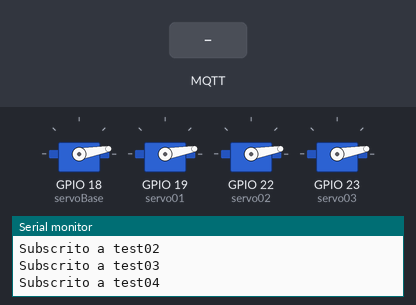
Recording of a sketch running on a simulated ESP32. Shown: 4 × servo, the last lines printed to the serial monitor. The inputs (shaded band) are chosen by the test bench. WiFi joins after 1.5 s; servers stay silent unless stated; no MQTT or app messages arrive unless stated.

Above: at 2.7 s.
2.8 s: MQTT message "test01" arrives on the first subscribed topic
At 3.9 s:
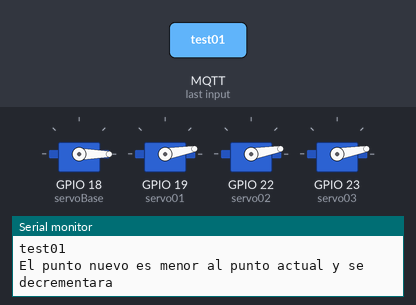
4.3 s: MQTT message "1" arrives on the first subscribed topic
At 5.3 s:
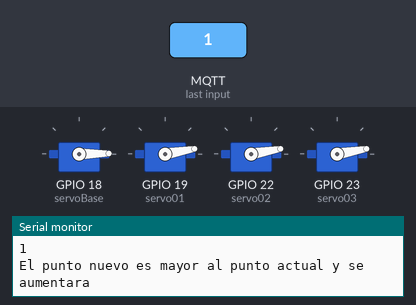
Timing chart, 0 to 7.3 s (numbered marks = the images above; inputs shaded):
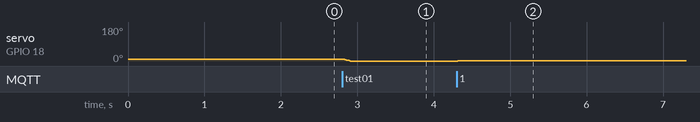

Measured:
- after the input at 2.8 s, servo on GPIO 18 (servoBase): 10° → 0° at once
- after the input at 4.3 s, servo on GPIO 18 (servoBase): 0° → 1° at once

The sketch:

Esp32_servos_MQTT.ino
```cpp
#include <PubSubClient.h> //Library for MQTT communication

#include <ESP32Servo.h> //Library for Servo Controlling with ESP32

#include <WiFi.h> //Library for connecting to WiFi network


const char* ssid = "Xamanek_1"; //your Wifi SSID here
const char* password = "Martinez1984"; //your Wifi password here

const char* mqtt_server = "192.168.1.209"; //ip address to your MQTT Server here

WiFiClient espClient; //
PubSubClient client(espClient);
long lastMsg = 0;
char msg[50];
int value = 0;

Servo servoBase, servo01, servo02, servo03; //Declare your servos variable here
int sB, s1, s2, s3; //these variables help me track the last Servor's position
int delayTimer = 10; //just a variable to set a timer globally for how long it takes to make a step in a given Servo

void setup() {
  // put your setup code here, to run once:
  Serial.begin(115200); //Begin serial com

    WiFi.begin(ssid, password); //initiate our Wifi connection

    while ( WiFi.status() != WL_CONNECTED ) { //while the Wifi status is not connected we try every half second
      delay(500);
      Serial.println("Conectando a WiFi...");
    }

    Serial.println("Conectado a la red WIFI: "); //once it has been connected we print to serial monitor we had success
    Serial.println(ssid); //print to serial monitor the name of the network we are connected
    Serial.println(WiFi.localIP()); //print to serial the ip address given by the router to this device

    client.setServer(mqtt_server, 1883); //start communication with the MQTT Broker/Server
    client.setCallback(callback); //we begin to listen to messages from the MQTT Broker/Server

    ESP32PWM::allocateTimer(0);
    ESP32PWM::allocateTimer(1);
    ESP32PWM::allocateTimer(2);
    ESP32PWM::allocateTimer(3);

    servoBase.setPeriodHertz(50); //We set the frequency of the Servo
    servoBase.attach(18, 500, 2400); //attach the pin, set the min and max for the servo
    servo01.attach(19, 500, 2400);
    servo02.attach(22, 500, 2400);
    servo03.attach(23, 500, 2400);

    servoBase.write(10); //Initialize the servo to 10 degrees
    sB = 10; //save the last know servo position
    servo01.write(10);
    s1 = 10;
    servo02.write(10);
    s2 = 10;
    servo03.write(10);
    s3 = 10;
}

void callback( char* topic, byte* message, unsigned int length ) {
  Serial.print("Mensaje recibido en topico: ");
  Serial.print(topic);
  Serial.print(". Mensaje: ");
  String mensaje; //Variable for storing the message in a String instead of a byte

  for ( int i = 0; i < length; i++ ) { //convert byte* message to string
    Serial.print( (char)message[i] );
    mensaje += (char)message[i];
  }
  Serial.println();

  if ( String(topic) == "test01" )  { //check if the message received is the one of the four topics we are subscribed in the MQTT Broker

    Serial.println("topico TEST01");
    Serial.println(mensaje);
    if ( mensaje.toInt() > sB ) {
      Serial.println("El punto nuevo es mayor al punto actual y se aumentara");
      for ( int i = sB; i <= mensaje.toInt(); i++ ) {
        servoBase.write(i);
        delay(delayTimer);
      }
      sB = mensaje.toInt();
    } else if ( mensaje.toInt() < sB ) {
      Serial.println("El punto nuevo es menor al punto actual y se decrementara");
      for ( int i = sB; i >= mensaje.toInt(); i-- ) {
        servoBase.write(i);
        delay(delayTimer);
      }
      sB = mensaje.toInt();
    } else {
      Serial.println("El punto nuevo es igual al punto anterior");
      sB = mensaje.toInt();
    }

  } else if ( String(topic) == "test02" ) { //check if the message received is the one of the four topics we are subscribed in the MQTT Broker

    Serial.println("topico TEST02"); //print to serial name of the topic
    Serial.println(mensaje);  //print to serial the message we received
    if ( mensaje.toInt() > s1 ) { //if the message we received is an int and is larger than the last known servo position (stored in the variable s1)
      Serial.println("El punto nuevo es mayor al punto actual y se aumentara"); //we print to "new point is larger and we are going upwards"
      for ( int i = s1; i <= mensaje.toInt(); i++ ) { //proceed to start moving the servo from the last known position to the new one
        servo01.write(i); //send the new position to the servo
        delay(delayTimer); //delay for as much as is set at the begining of the code
      }
      s1 = mensaje.toInt(); //store the newest known servo position to its tracking variable
    } else if ( mensaje.toInt() < s1 ) { //if the message we received is an int and is smaller than the last known servo position (stored in the variable s1)
      Serial.println("El punto nuevo es menor al punto actual y se decrementara"); //We print "new point is smaller and we are going downwards"
      for ( int i = s1; i >= mensaje.toInt(); i-- ) { //proceed to start moving the servo from the last known position to the new one
        servo01.write(i); //send the new position to the servo
        delay(delayTimer); //delay for as much as is set at the begining of the code
      }
      s1 = mensaje.toInt(); //store the newest known servo position to its tracking variable
    } else {
      Serial.println("El punto nuevo es igual al punto anterior"); //if its not larger or fewer, then it should be equal and so we print "new point is equal to the last one" and do nothing
      s1 = mensaje.toInt(); //store the "newest" servo position
    }

  } else if ( String(topic) == "test03" ) { //check if the message received is the one of the four topics we are subscribed in the MQTT Broker

    Serial.println("topico TEST03");
    Serial.println(mensaje);
    if ( mensaje.toInt() > s2 ) {
      Serial.println("El punto nuevo es mayor al punto actual y se aumentara");
      for ( int i = s2; i <= mensaje.toInt(); i++ ) {
        servo02.write(i);
        delay(delayTimer);
      }
      s2 = mensaje.toInt();
    } else if ( mensaje.toInt() < s2 ) {
      Serial.println("El punto nuevo es menor al punto actual y se decrementara");
      for ( int i = s2; i >= mensaje.toInt(); i-- ) {
        servo02.write(i);
        delay(delayTimer);
      }
      s2 = mensaje.toInt();
    } else {
      Serial.println("El punto nuevo es igual al punto anterior");
      s2 = mensaje.toInt();
    }

  } else if ( String(topic) == "test04" ) { //check if the message received is the one of the four topics we are subscribed in the MQTT Broker

    Serial.println("topico TEST04");
    Serial.println(mensaje);
    if ( mensaje.toInt() > s3 ) {
      Serial.println("El punto nuevo es mayor al punto actual y se aumentara");
      for ( int i = s3; i <= mensaje.toInt(); i++ ) {
        servo03.write(i);
        delay(delayTimer);
      }
      s3 = mensaje.toInt();
    } else if ( mensaje.toInt() < s3 ) {
      Serial.println("El punto nuevo es menor al punto actual y se decrementara");
      for ( int i = s3; i >= mensaje.toInt(); i-- ) {
        servo03.write(i);
        delay(delayTimer);
      }
      s3 = mensaje.toInt();
    } else {
      Serial.println("El punto nuevo es igual al punto anterior");
      s3 = mensaje.toInt();
    }

  }

  //Dentro de este metodo van las diferentes "if" para controlar los pines/servos
}

void reconnect() {  //Check if we are connected to the MQTT Broker/Server and subscribe to the topics we are surveing
  while ( !client.connected() ) { //while it is not connected we try again every 5 seconds
    Serial.print("Attempting MQTT connection...");
    if ( client.connect("ESP32Client") ) { //being connection with the MQTT Broker/Server
      Serial.println("Conectado");
      client.subscribe("test01"); //Subscribe to this topic on the MQTT Broker/Server
      Serial.println("Subscrito a test01");
      client.subscribe("test02"); //Subscribe to this topic on the MQTT Broker/Server
      Serial.println("Subscrito a test02");
      client.subscribe("test03"); //Subscribe to this topic on the MQTT Broker/Server
      Serial.println("Subscrito a test03");
      client.subscribe("test04"); //Subscribe to this topic on the MQTT Broker/Server
      Serial.println("Subscrito a test04");
    } else {
      Serial.print("Fallo la conexion, rc=");
      Serial.print(client.state());
      Serial.println(" intentando de nuevo en 5 segundos");
      delay(5000);
    }
  }
}

void loop() {
  // put your main code here, to run repeatedly:

  if ( !client.connected() ) {
    reconnect();
  }

  client.loop();

}
```
